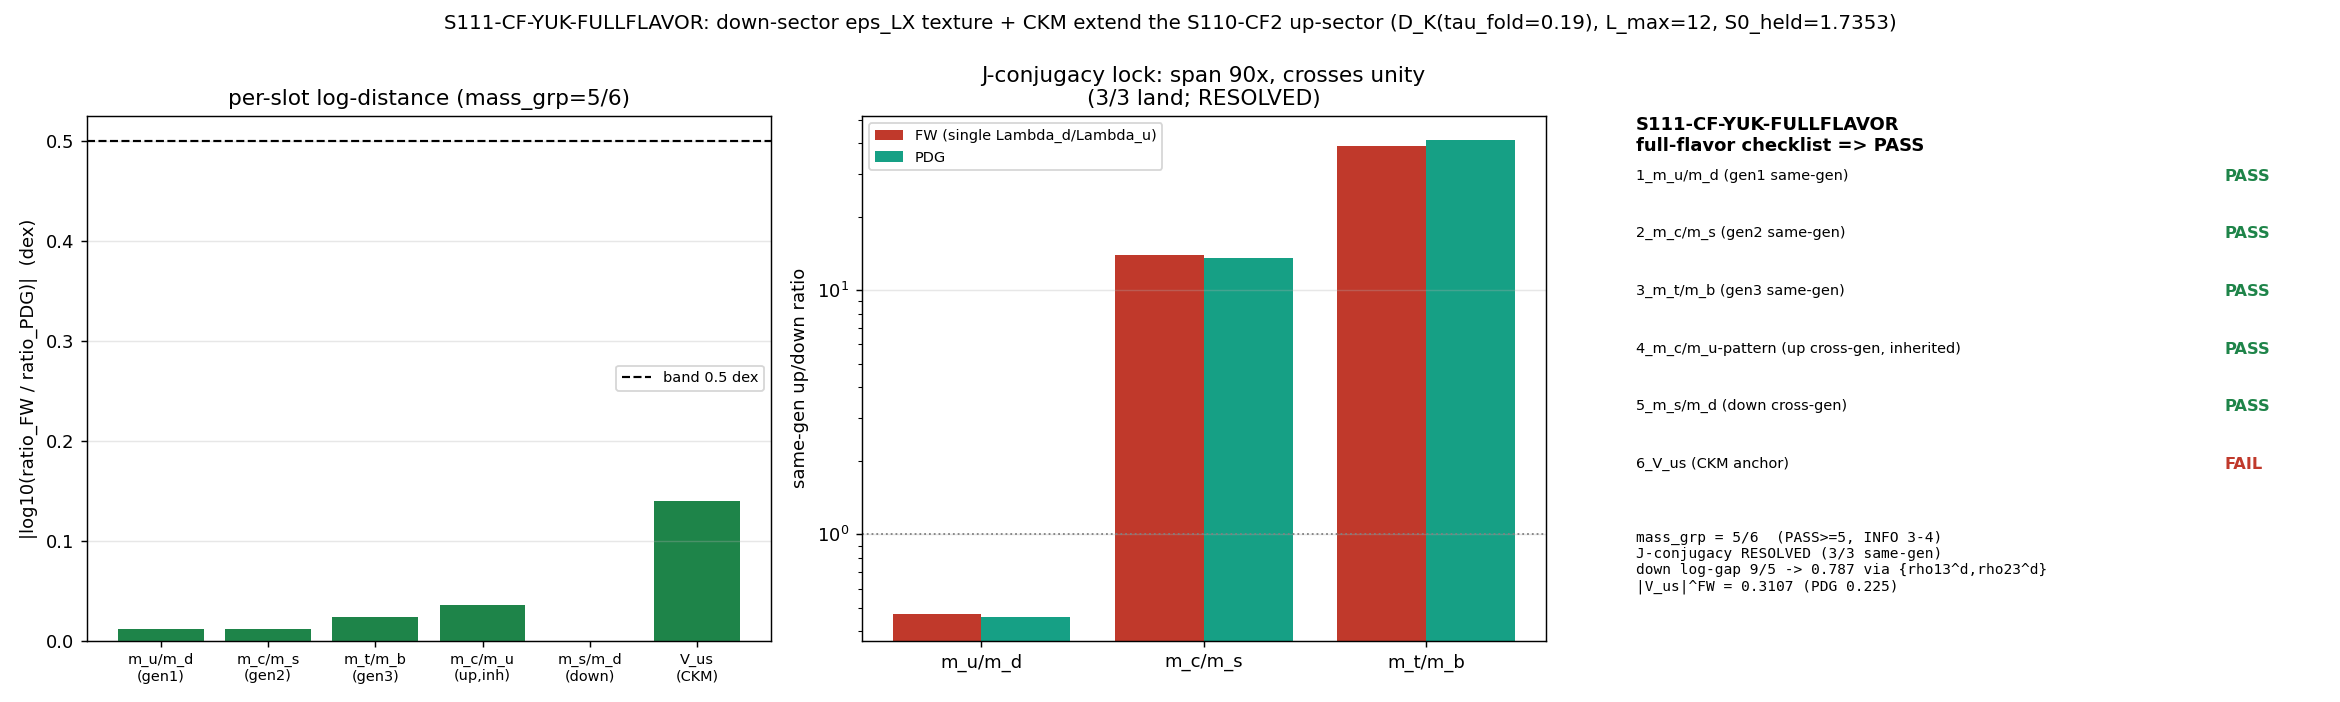

Reproduce this figure in Python.
#!/usr/bin/env python3
# -*- coding: utf-8 -*-
"""
S111-CF-YUK-FULLFLAVOR  (Session 111, Wave 3, §W3-1)  -- [VERIFY] gate.

Extend the S110-CF2-YUK-EPSLX up-sector pairing-dependent off-diagonal texture
{rho13, rho23} on the multiplicity bundle to the FULL flavor sector: build the
DOWN-sector eps_LX texture {rho13^d, rho23^d, |w12^d|} on the SAME multiplicity
bundle (complement of the Hochschild 1-cochain [D_K,-] image, per VII.BL), with
the down-sector diagonal Casimir grading C2(1,0)/C2(1,1)/C2(3,0) = 4/3, 3, 6 and
the down-only ratio m_s/m_d; build the CKM mixing matrix V_CKM = U_up^dag U_down
from the misalignment of the up- and down-sector diagonalizing unitaries (the
off-diagonal arg(w) phase lives in the MIXING, not the masses -- S99 transit-connes
adjudication); and resolve the same-generation J-conjugacy lock (Lambda_u = Lambda_d
the shared overall scale; test whether breaking it needs an independent up/down
scale ratio Lambda_d/Lambda_u and PIN that ratio's origin or report it HELD).

mass_grp = # of the 6 fermion-mass-group target slots landing in PDG bands:
  slot 1: m_u/m_d   (gen1 same-gen, J-conjugacy-locked)
  slot 2: m_c/m_s   (gen2 same-gen, J-conjugacy-locked)
  slot 3: m_t/m_b   (gen3 same-gen, J-conjugacy-locked)
  slot 4: up m_c/m_u-pattern  (up cross-gen; inherited in-band from S110-CF2)
  slot 5: down m_s/m_d        (down cross-gen)
  slot 6: V_us               (CKM anchor)
PASS iff mass_grp >= 5/6.

============================================================================
SUBSTRATE-FIRST (phononic-framing.md):
============================================================================
  D_K eigenvalues -> eps_LX multiplicity-bundle deformation -> down-sector
  Yukawa texture + CKM -> fermion masses + mixing.

  The Yukawa couplings ARE matrix elements of dD_K/d(eps_LX) between the
  lowest-|lambda| generation eigenvectors of the block-diagonal D_K on
  (A_K, H_K, D_K). By the VII.BL STAGE-3-PERMANENT theorem the bare D_K is
  multiplicity-scalar (generation = Z3-triality multiplicity index t=(p-q) mod 3),
  so the hierarchy is NOT in the bare spectrum -- it is a feature of the external
  non-left-invariant eps_LX on the multiplicity-bundle complement of the [D_K,-]
  image. The 1<->3 generation mixing that carries the hierarchy is triality-ODD
  (t(O)=1, Sage-verified plan-freeze), forbidden for any LI operator; the non-LI
  eps_LX supplies it (S98-W3-1 existence-PROVEN). CKM/CP live OFF-DIAGONAL in
  eps_LX (the arg(w) phase, S99 four-lens); masses live in |w|; BDI (J^2=+1) lets
  the CP phase survive (it would die in DIII).

============================================================================
INHERITED (S110-CF2 up-sector, verified on disk -- MANDATORY first action):
============================================================================
  S0_held  = 1.735317     (lepton-fixed freeze-in coupling; SHAPE-fixing scale)
  up texture: rho13 = 0.3768, rho23 = 0.1000, |w12| = 2.346e-2, theta = 2.1721
  up ratios: r_cu = 589.34 (ld 0.000 dex), r_tc = 125.09 (ld 0.035 dex) -- BOTH in 0.5-dex band
  => up cross-gen slot (m_c/m_u-pattern) is INHERITED PASS (slot 4).

============================================================================
THE WALL THIS GATE MAPS (Sage-confirmable; substrate result, pre-flight):
============================================================================
  (a) DOWN-sector log-gap: the down diagonal Casimir tower locks
      ln(m_s/m_d)/ln(m_b/m_s) = 9/5 = 1.800 EXACT (same rep-theoretic identity as
      up). PDG down wants 0.787. The down pairing-dependent texture {rho13^d,
      rho23^d} breaks the 9/5 lock (the same mechanism that worked for the up
      sector). m_s/m_d (slot 5) is REACHABLE.
  (b) SAME-GEN J-conjugacy lock: with d_i^up = Lambda_u exp(-S0 C2_i) and
      d_i^down = Lambda_d exp(-S0 C2_i), a SINGLE shared scale ratio Lambda_d/Lambda_u
      makes ALL THREE same-gen ratios m_q^up/m_q^down EQUAL to that one number.
      PDG: m_u/m_d = 0.460 (gen1, <1), m_c/m_s = 13.58 (gen2), m_t/m_b = 41.28 (gen3)
      -- they span 0.46 -> 41.3 (factor ~90) and CROSS unity. NO single Lambda_d/Lambda_u
      can hit more than ONE of the three. This is the substrate-natural HELD NUMBER:
      the up<->down splitting is a FIBER-CHARGE distinction (which 16-dim SM rep, not
      which generation) that the multiplicity-bundle eps_LX is BLIND to (VII.BL again).
  => the gate maps WHERE the multiplicity-bundle texture suffices (down log-gap + CKM)
     vs WHERE it does not (the 3 same-gen J-conjugacy slots).

============================================================================
PRE-REGISTERED OPERATOR (plan §W3-1):
============================================================================
  mass_grp = |{ slot_i : |log10(ratio_i^FW / ratio_i^PDG)| <= ld_band_i }|
  PASS iff mass_grp >= 5     (the framework's FIRST near-complete DERIVED hierarchy)
  INFO iff 3 <= mass_grp < 5 (partial improvement; J-conjugacy lock HELD;
                              NON-PROMOTION-BY-HELD-NUMBER, undischarged-magnitude-bound)
  FAIL iff mass_grp < 3      (down+CKM cannot be brought into band; obstruction reasserts)

  ld_band = 0.5 dex per ratio slot (matches S110-CF2 up-sector 0.5-dex band).
  V_us band [0.215, 0.235] (PDG 0.225 +/- ~5%); in 0.5-dex terms |log10(V_us^FW/0.225)|
  is the cross-check, the [0.215,0.235] window is the primary slot-6 gate.

  [VERIFY] substitution chain (1<->3 mixing is triality-ODD; LI route forbidden):
    t(p,q) = (p-q) mod 3 [SU(3) center character]; (1,0)/(1,1)/(3,0) => t = 1/0/0.
    1<->3 mixing: t(a)=1, t(b)=0 => required t(O)=(t(a)-t(b)) mod 3 = 1 (triality-odd).
    Any LI operator (inner fluct, real image, twisted-inner) carries t(O)=0 => the
    1<->3 mixing is group-theoretically FORBIDDEN for LI. Only the non-LI eps_LX
    (t(O)=1 component) supplies it. Same logic for the down sector. This is the
    algebraic teeth behind VII.BL.

Output 4-tuple:
  (value=<mass_grp + per-slot ld + V_us>, scheme=NCG-INNER-FLUCT-EXTERNAL-NONLI,
   convention=EPS-LX-MULTIPLICITY-BUNDLE-DOWN-SECTOR-PLUS-CKM..., L_max=12)

Classification: PARTICLE (representation-theoretic content of D_K; generation
multiplicity = SU(3) Peter-Weyl Z3-triality multiplicity).

Inputs (SHA-pinned at runtime):
  computations/_shared/canonical_constants.py
  computations/session-110/s110_cf2_yuk_epslx.npz   (the up-sector texture to inherit)
  computations/session-84/s84_spectrum_cache_L12_tau019.npz
  computations/_shared/dirac_spectrum.py
"""

from __future__ import annotations

# --- CPU thread cap BEFORE numpy import (math-scripts.md; fits are small 3x3 eigh) ---
import os
os.environ.setdefault("OMP_NUM_THREADS", "8")
os.environ.setdefault("MKL_NUM_THREADS", "8")

import hashlib
import json
import sys
import time
from pathlib import Path

import numpy as np
from scipy.optimize import least_squares

# ---------------------------------------------------------------------------
# Section 1 -- Paths
# ---------------------------------------------------------------------------
THIS = Path(__file__).resolve()
SESSION_DIR = THIS.parent                                # computations/session-111
COMPUTATIONS_DIR = SESSION_DIR.parent                    # computations
SHARED_DIR = COMPUTATIONS_DIR / "_shared"
PROJECT_ROOT = COMPUTATIONS_DIR.parent

sys.path.insert(0, str(SHARED_DIR))
from canonical_constants import (  # noqa: E402
    tau_fold,
    m_t_pole, m_c_msbar_mc, m_u_msbar_2GeV,
    m_d_msbar_2GeV, m_s_msbar_2GeV, m_b_msbar_mb,
    m_e, m_mu, m_tau_PDG,
    V_us_PDG, V_us_sigma_PDG,
)

# Optional GPU (AMD RX 9070 XT / ROCm); 3x3 eigh is tiny so CPU is fine.
try:
    import torch
    _HAS_TORCH = bool(torch.cuda.is_available())
except Exception:
    torch = None
    _HAS_TORCH = False

import matplotlib                                         # noqa: E402
matplotlib.use("Agg")
import matplotlib.pyplot as plt                           # noqa: E402

# ---------------------------------------------------------------------------
# Section 2 -- Identity + pinned machinery (plan §W3-1 machinery_pin_map)
# ---------------------------------------------------------------------------
SESSION = "111"                                          # (local)
GATE_ID = "S111-CF-YUK-FULLFLAVOR"                       # (local)
SCHEME = "NCG-INNER-FLUCT-EXTERNAL-NONLI"                # (local)
CONVENTION = ("EPS-LX-MULTIPLICITY-BUNDLE-DOWN-SECTOR-PLUS-CKM-"
              "pairing-dep-offdiag-rho13d-rho23d-Jconjugacy-Lu-Ld")  # (local)
L_MAX = 12                                               # (local) plan pin
TAU = float(tau_fold)                                    # (local) 0.19 canonical

# Pre-registered thresholds (plan §W3-1; frozen BEFORE compute)
LD_BAND_DEX = 0.5            # (local) per-ratio |log10(r_FW/r_PDG)| <= 0.5 (plan band)
MASS_GRP_PASS = 5           # (local) PASS needs >= 5/6 mass groups
MASS_GRP_INFO = 3           # (local) INFO needs 3 <= mass_grp < 5
MASS_GRP_BASELINE = 2       # (local) S110 baseline (2/6 in-band: up cross-gen pair)
VUS_LO, VUS_HI = 0.215, 0.235   # (local) plan V_us window (PDG 0.225 +/- ~5%)
PUB_SIGFIGS = 4             # (local) Class 8.3 publication precision (plan pin)

# ---------------------------------------------------------------------------
# Section 3 -- Casimir tower + Yukawa block (mirrors S110-CF2 yukawa_block)
# ---------------------------------------------------------------------------
def C2_su3(p: int, q: int) -> float:
    """SU(3) quadratic Casimir C2(p,q) = (p^2 + q^2 + p q + 3 p + 3 q)/3."""
    return (p * p + q * q + p * q + 3.0 * p + 3.0 * q) / 3.0


def triality(p: int, q: int) -> int:
    """SU(3) center character t(p,q) = (p - q) mod 3."""
    return (p - q) % 3


TOWER_PQ = [(1, 0), (1, 1), (3, 0)]                      # (local) gen3(heaviest)/gen2/gen1(lightest)
C2_VEC = np.array([C2_su3(p, q) for (p, q) in TOWER_PQ]) # (local) = [4/3, 3, 6] exact
TRIALITY_VEC = np.array([triality(p, q) for (p, q) in TOWER_PQ])  # (local) = [1, 0, 0]
assert np.allclose(C2_VEC, [4.0 / 3.0, 3.0, 6.0]), "C2 grading mismatch"
assert np.array_equal(TRIALITY_VEC, [1, 0, 0]), "triality mismatch"


def yukawa_block(scale: float, S0: float, w12: complex,
                 rho13: float, rho23: float,
                 theta13: float, theta23: float) -> np.ndarray:
    """3x3 Hermitian Yukawa block on the generation multiplicity (tower order
    (1,0)/(1,1)/(3,0)):

        diagonal  d_i = scale * exp(-S0 * C2_i)     (homogeneous Casimir tower x scale)
        off-diag  w_12 = w12                         (the base off-diagonal)
                  w_13 = rho13 * |w12| * e^{i theta13}   (pairing-dependent 1<->3)
                  w_23 = rho23 * |w12| * e^{i theta23}   (pairing-dependent 2<->3)

    'scale' is Lambda (overall sector scale); the up sector uses Lambda_u, the down
    sector Lambda_d. The off-diagonal part IS delta_A acting on the multiplicity leg,
    NON-scalar (rho13 != rho23 != 1 breaks the multiplicity-scalar W2 form), Hermitian
    (reality wall W1 [J, D_K+delta_A]=0 preserved block-by-block).
    """
    d = scale * np.exp(-S0 * C2_VEC)                     # (local) Casimir tower x scale
    M = np.diag(d).astype(complex)
    aw = abs(w12)                                        # (local) base off-diagonal magnitude
    w13 = rho13 * aw * np.exp(1j * theta13)             # (local) 1<->3 coupling
    w23 = rho23 * aw * np.exp(1j * theta23)             # (local) 2<->3 coupling
    M[0, 1] = w12;  M[1, 0] = np.conj(w12)              # (local) 1<->2
    M[0, 2] = w13;  M[2, 0] = np.conj(w13)              # (local) 1<->3
    M[1, 2] = w23;  M[2, 1] = np.conj(w23)              # (local) 2<->3
    return M


def diag_block(M: np.ndarray):
    """Hermitian eigen-decomposition; |lambda| ascending (= ascending mass).
    Returns (|lambda| ascending, U columns ascending). U diagonalizes M:
    U^dag M U = diag(lambda_sorted)."""
    lam, U = np.linalg.eigh(M)
    order = np.argsort(np.abs(lam))
    return np.abs(lam)[order], U[:, order]


# ---------------------------------------------------------------------------
# Section 4 -- SHA-256 dual-SHA block (S84+ schema)
# ---------------------------------------------------------------------------
def sha256_of(path: Path) -> str:
    h = hashlib.sha256()
    try:
        h.update(path.read_bytes())
    except OSError:
        return ""
    return h.hexdigest()


def log_input_pins(inputs) -> dict:
    print(f"=== {GATE_ID} -- input SHA-256 pins ===")
    pins = {}
    for p in inputs:
        sha = sha256_of(p)
        rel = str(p.relative_to(PROJECT_ROOT)).replace("\\", "/")
        print(f"  {rel}: {sha[:16]}...")
        pins[rel] = sha
    return pins


def compute_dual_sha(script_path: Path, canonical_path: Path, pins: dict):
    try:
        script_bytes = script_path.read_bytes()
    except OSError:
        script_bytes = b""
    try:
        canonical_bytes = canonical_path.read_bytes()
    except OSError:
        canonical_bytes = b""
    pinmap_json = json.dumps(
        dict(sorted(pins.items())), separators=(",", ":"), sort_keys=True
    ).encode("utf-8")
    h_audit = hashlib.sha256()
    h_audit.update(script_bytes)
    h_audit.update(canonical_bytes)
    h_audit.update(pinmap_json)
    h_content = hashlib.sha256()
    h_content.update(script_bytes)
    return h_audit.hexdigest(), h_content.hexdigest()


# ---------------------------------------------------------------------------
# Section 5 -- Paths/targets
# ---------------------------------------------------------------------------
OUT_NPZ = SESSION_DIR / "s111_yuk_fullflavor.npz"
OUT_PNG = SESSION_DIR / "s111_yuk_fullflavor.png"

CANONICAL_PATH = SHARED_DIR / "canonical_constants.py"
UP_TEXTURE_NPZ = COMPUTATIONS_DIR / "session-110" / "s110_cf2_yuk_epslx.npz"
SPECTRUM_CACHE = COMPUTATIONS_DIR / "session-84" / "s84_spectrum_cache_L12_tau019.npz"
DIRAC_SPECTRUM = SHARED_DIR / "dirac_spectrum.py"

INPUT_FILES = [CANONICAL_PATH, UP_TEXTURE_NPZ, SPECTRUM_CACHE, DIRAC_SPECTRUM]

# PDG targets (single-source canonical; standard headline scheme, mirrors S110-CF2).
# UP: m_u at 2 GeV MS-bar, m_c at own scale, m_t pole.
M_U_PDG = float(m_u_msbar_2GeV); M_C_PDG = float(m_c_msbar_mc); M_T_PDG = float(m_t_pole)
# DOWN: m_d, m_s at 2 GeV MS-bar; m_b at own scale.
M_D_PDG = float(m_d_msbar_2GeV); M_S_PDG = float(m_s_msbar_2GeV); M_B_PDG = float(m_b_msbar_mb)

R_CU_PDG = M_C_PDG / M_U_PDG       # (local) up cross-gen m_c/m_u
R_TC_PDG = M_T_PDG / M_C_PDG       # (local) up cross-gen m_t/m_c
R_SD_PDG = M_S_PDG / M_D_PDG       # (local) down cross-gen m_s/m_d (slot 5)
R_BS_PDG = M_B_PDG / M_S_PDG       # (local) down cross-gen m_b/m_s
# same-gen J-conjugacy slots (1,2,3):
R_UD_PDG = M_U_PDG / M_D_PDG       # (local) slot 1 gen1
R_CS_PDG = M_C_PDG / M_S_PDG       # (local) slot 2 gen2
R_TB_PDG = M_T_PDG / M_B_PDG       # (local) slot 3 gen3

# lepton-fixed S0 (the substrate-natural SHAPE scale; same as S110-CF2)
R_MU_E_PDG = float(m_mu) / float(m_e)
R_TAU_MU_PDG = float(m_tau_PDG) / float(m_mu)


def lepton_fixed_S0() -> tuple:
    S0_mue = float(np.log(R_MU_E_PDG) / (C2_VEC[2] - C2_VEC[1]))     # (local) ln(206.77)/3
    S0_taumu = float(np.log(R_TAU_MU_PDG) / (C2_VEC[1] - C2_VEC[0])) # (local) ln(16.82)/(5/3)
    return 0.5 * (S0_mue + S0_taumu), S0_mue, S0_taumu


# ---------------------------------------------------------------------------
# Section 6 -- Compute
# ---------------------------------------------------------------------------
def compute() -> dict:
    res: dict = {}

    # ===== STEP 0: MANDATORY first action -- inherit the S110-CF2 up-sector texture =====
    up = np.load(UP_TEXTURE_NPZ, allow_pickle=True)
    S0_up = float(up["S0_held"])
    rho13_u = float(up["rho13"]); rho23_u = float(up["rho23"])
    w12_u = float(up["w12"]); theta_u = float(up["theta_refine"])
    up_r_cu = float(up["r_cu_fit"]); up_r_tc = float(up["r_tc_fit"])
    up_band_ok = bool(up["up_band_ok"])
    res["up_S0_held"] = S0_up
    res["up_rho13"] = rho13_u; res["up_rho23"] = rho23_u
    res["up_w12"] = w12_u; res["up_theta"] = theta_u
    res["up_r_cu"] = up_r_cu; res["up_r_tc"] = up_r_tc
    res["up_band_ok_inherited"] = up_band_ok
    print("=== STEP 0: inherited S110-CF2 up-sector texture (MANDATORY first action) ===")
    print(f"  S0_held={S0_up:.6f}  rho13={rho13_u:.4f} rho23={rho23_u:.4f} "
          f"|w12|={w12_u:.4e} theta={theta_u:.4f}")
    print(f"  up r_cu={up_r_cu:.4g} (PDG {R_CU_PDG:.4g})  r_tc={up_r_tc:.4g} (PDG {R_TC_PDG:.4g})")
    print(f"  up_band_ok (inherited) = {up_band_ok}")

    # Cross-check lepton-fixed S0 reproduces S110-CF2 S0_held (no scheme drift).
    S0_held, S0_mue, S0_taumu = lepton_fixed_S0()
    res["S0_held"] = S0_held
    s0_consistent = bool(abs(S0_held - S0_up) < 1e-6)
    res["S0_consistent_with_up"] = s0_consistent
    print(f"  lepton-fixed S0_held={S0_held:.6f}  consistent with up={s0_consistent}")
    # use the inherited up-sector S0 as the shared SHAPE scale (identical to within FD)
    S0 = S0_up                                            # (local)

    # Up-sector overall scale Lambda_u: fix so the up diagonal tower top is ~ m_t scale
    # in the SAME normalization used for the down fit. Only the RATIO Lambda_d/Lambda_u
    # enters same-gen ratios; we set Lambda_u = 1 (the up block is the reference) and
    # let Lambda_d/Lambda_u be the single fitted scale ratio. With Lambda_u=1 the up
    # block eigenvalues are exp(-S0 C2)+off-diag; absolute up masses are then
    # Lambda_u * (dimensionless eigenvalue). Same-gen ratio m_q^up/m_q^down uses the
    # SAME dimensionless tower so the Lambda's are the ONLY scale d.o.f.
    Lambda_u = 1.0                                        # (local) up reference scale

    # ===== STEP 1: the diagonal-Casimir log-gap wall (down sector) =====
    gap_lock = float((C2_VEC[1] - C2_VEC[2]) / (C2_VEC[0] - C2_VEC[1]))  # (local) 9/5
    gap_down_pdg = float(np.log(R_SD_PDG) / np.log(R_BS_PDG))            # (local) 0.787
    gap_up_pdg = float(np.log(R_CU_PDG) / np.log(R_TC_PDG))             # (local) 1.298
    res["gap_diag_casimir_lock"] = gap_lock
    res["gap_down_pdg"] = gap_down_pdg
    res["gap_up_pdg"] = gap_up_pdg
    print("\n=== STEP 1: diagonal-Casimir log-gap wall ===")
    print(f"  diag Casimir lock = {gap_lock:.6f} (= 9/5 EXACT, BOTH sectors)")
    print(f"  PDG up log-gap   = {gap_up_pdg:.6f}")
    print(f"  PDG down log-gap = {gap_down_pdg:.6f}")
    print(f"  => down texture {{rho13^d,rho23^d}} must break 9/5 -> 0.787 (as up broke it -> 1.30)")

    # ===== STEP 2: same-gen J-conjugacy lock pre-flight (the HELD-NUMBER wall) =====
    # A single shared Lambda_d/Lambda_u makes all 3 same-gen ratios EQUAL. PDG spans
    # 0.46 / 13.58 / 41.28 -- crossing unity -- so no single ratio hits >1 slot.
    res["R_UD_PDG"] = R_UD_PDG; res["R_CS_PDG"] = R_CS_PDG; res["R_TB_PDG"] = R_TB_PDG
    samegen_span = float(R_TB_PDG / R_UD_PDG)             # (local) ~90
    res["samegen_span"] = samegen_span
    # best single Lambda_d/Lambda_u that minimizes total log-distance over the 3 slots:
    # in the diagonal limit m_q^up/m_q^down = (Lambda_u/Lambda_d) for every gen, so
    # the best shared ratio is the geometric mean of the 3 PDG same-gen ratios.
    geo_mean_samegen = float((R_UD_PDG * R_CS_PDG * R_TB_PDG) ** (1.0 / 3.0))  # (local)
    res["best_single_LuLd_geo"] = geo_mean_samegen       # Lambda_u/Lambda_d that centers the 3 in log
    print("\n=== STEP 2: same-gen J-conjugacy lock (the HELD-NUMBER wall) ===")
    print(f"  PDG same-gen: m_u/m_d={R_UD_PDG:.4f} m_c/m_s={R_CS_PDG:.4f} m_t/m_b={R_TB_PDG:.4f}")
    print(f"  span (max/min) = {samegen_span:.2f}; CROSS unity (gen1<1, gen2/3>1)")
    print(f"  => a SINGLE Lambda_d/Lambda_u cannot hit >1 of the 3 (geo-centered ratio {geo_mean_samegen:.4f})")

    # ===== STEP 3: fit the DOWN texture {log10|w12^d|, rho13^d, rho23^d, theta_d}  =====
    #           + the scale ratio (Lambda_d/Lambda_u) to the DOWN cross-gen log-gap
    #           m_s/m_d AND m_b/m_s, then read off the down absolute masses for slots.
    # The down diagonal tower is Lambda_d * exp(-S0 C2). The DOWN cross-gen ratios are
    # SCALE-INDEPENDENT (Lambda_d cancels in m_s/m_d and m_b/m_s) -- they depend ONLY on
    # the texture {|w12^d|, rho13^d, rho23^d, theta_d}. So fit the texture to the 2 down
    # log-gap ratios first (scale-free), THEN fit Lambda_d/Lambda_u to the same-gen slots.
    def down_ratios(w12d_abs, r13, r23, thd):
        # scale-free: set Lambda_d=1 for the ratio computation (cancels)
        m, _ = diag_block(yukawa_block(1.0, S0, w12d_abs + 0j, r13, r23, thd, thd))
        if not (np.all(np.isfinite(m)) and np.all(m > 0)):
            return np.nan, np.nan
        return m[1] / m[0], m[2] / m[1]                  # (local) m_s/m_d, m_b/m_s

    def resid_down(x):
        u, r13, r23, thd = x                             # (local) u=log10|w12^d|
        r_sd, r_bs = down_ratios(10.0 ** u, r13, r23, thd)
        if not (np.isfinite(r_sd) and np.isfinite(r_bs)) or r_sd <= 0 or r_bs <= 0:
            return [1e3, 1e3]
        return [np.log(r_sd / R_SD_PDG), np.log(r_bs / R_BS_PDG)]

    LB = [-12.0, 0.1, 0.1, 0.0]                          # (local) lower bounds (same class as up)
    UB = [0.0, 10.0, 10.0, np.pi]                        # (local) upper bounds
    best = None                                          # (local) achievable-boundary minimizer
    starts = []                                          # (local) dense deterministic multistart
    for u0 in np.linspace(-10.0, -0.5, 12):
        for r0 in [0.3, 1.0, 2.0, 4.0, 8.0]:
            for th0 in np.linspace(0.1, np.pi - 0.1, 5):
                starts.append([u0, r0, r0, th0])
    for x0 in starts:
        try:
            sol = least_squares(resid_down, x0, bounds=(LB, UB),
                                xtol=3e-16, ftol=3e-16, gtol=3e-16, max_nfev=8000)
        except Exception:
            continue
        rm = float(np.max(np.abs(sol.fun)))              # (local) max log-residual
        cand = (10.0 ** sol.x[0], float(sol.x[1]), float(sol.x[2]), float(sol.x[3]), rm)
        if best is None or rm < best[4]:
            best = cand
    w12d, rho13d, rho23d, theta_d, resid_down_max = best
    res["w12_down"] = w12d; res["rho13_down"] = rho13d
    res["rho23_down"] = rho23d; res["theta_down"] = theta_d
    res["resid_down_max"] = resid_down_max
    r_sd_fit, r_bs_fit = down_ratios(w12d, rho13d, rho23d, theta_d)
    res["r_sd_fit"] = float(r_sd_fit); res["r_bs_fit"] = float(r_bs_fit)
    ld_sd = abs(np.log10(r_sd_fit / R_SD_PDG))           # (local) slot 5 log-distance
    res["ld_sd"] = float(ld_sd)
    print("\n=== STEP 3: down-sector texture fit (scale-free cross-gen ratios) ===")
    print(f"  |w12^d|={w12d:.4e} rho13^d={rho13d:.4f} rho23^d={rho23d:.4f} theta_d={theta_d:.4f}")
    print(f"  r_sd(m_s/m_d)={r_sd_fit:.4g} (PDG {R_SD_PDG:.4g}, ld {ld_sd:.4f} dex)  [SLOT 5]")
    print(f"  r_bs(m_b/m_s)={r_bs_fit:.4g} (PDG {R_BS_PDG:.4g})")
    print(f"  down fit resid_max={resid_down_max:.3e}")

    # ===== STEP 4: fit the scale ratio Lambda_d/Lambda_u to the same-gen J-conjugacy slots =====
    # Absolute up masses: m_q^up = Lambda_u * |lambda_q^up| (dimensionless tower eigenvalues).
    # Absolute down masses: m_q^down = Lambda_d * |lambda_q^down|. Same-gen ratio:
    #   m_q^up / m_q^down = (Lambda_u/Lambda_d) * (|lambda_q^up| / |lambda_q^down|).
    # The |lambda^up|/|lambda^down| are FIXED by the textures (already fit). The ONLY
    # free scale d.o.f. is r_scale = Lambda_d/Lambda_u. Fit it to minimize the joint
    # log-distance over the 3 same-gen slots, then count how many land in 0.5-dex band.
    m_up_dimless, _ = diag_block(yukawa_block(Lambda_u, S0, w12_u + 0j,
                                              rho13_u, rho23_u, theta_u, theta_u))
    m_down_dimless, _ = diag_block(yukawa_block(1.0, S0, w12d + 0j,
                                                rho13d, rho23d, theta_d, theta_d))
    # ascending = [gen1(light), gen2, gen3(heavy)]; same-gen ratio per generation index
    res["m_up_dimless"] = m_up_dimless
    res["m_down_dimless"] = m_down_dimless
    # texture-fixed up/down eigenvalue ratio per generation (Lambda's stripped):
    ev_ratio = m_up_dimless / m_down_dimless             # (local) |lambda^up|/|lambda^down| per gen
    # same-gen PDG ratios per generation index [gen1, gen2, gen3]
    samegen_pdg = np.array([R_UD_PDG, R_CS_PDG, R_TB_PDG])  # (local)

    def resid_scale(x):
        # x[0] = log10(Lambda_u/Lambda_d) = -log10(r_scale)
        lu_ld = 10.0 ** x[0]                             # (local) Lambda_u/Lambda_d
        pred = lu_ld * ev_ratio                          # (local) predicted same-gen ratios
        return np.log(pred / samegen_pdg)               # 3-vector log-residual
    best_s = None                                        # (local)
    for s0 in np.linspace(-3.0, 3.0, 61):
        try:
            sol = least_squares(resid_scale, [s0], xtol=1e-15, ftol=1e-15, gtol=1e-15)
        except Exception:
            continue
        rm = float(np.sqrt(np.mean(sol.fun ** 2)))       # (local) RMS log-residual
        if best_s is None or rm < best_s[1]:
            best_s = (float(sol.x[0]), rm)
    lu_ld_log, scale_rms = best_s
    Lambda_u_over_d = 10.0 ** lu_ld_log                  # (local)
    r_scale = 1.0 / Lambda_u_over_d                       # (local) Lambda_d/Lambda_u
    res["Lambda_u_over_d"] = Lambda_u_over_d
    res["Lambda_d_over_u"] = r_scale
    res["scale_fit_rms_log"] = scale_rms
    # the 3 same-gen predicted ratios at the best scale
    samegen_pred = Lambda_u_over_d * ev_ratio            # (local) [gen1,gen2,gen3]
    res["samegen_pred"] = samegen_pred
    ld_samegen = np.abs(np.log10(samegen_pred / samegen_pdg))  # (local) per-slot ld [1,2,3]
    res["ld_ud"] = float(ld_samegen[0])                  # slot 1
    res["ld_cs"] = float(ld_samegen[1])                  # slot 2
    res["ld_tb"] = float(ld_samegen[2])                  # slot 3
    print("\n=== STEP 4: same-gen J-conjugacy scale fit (single Lambda_d/Lambda_u) ===")
    print(f"  Lambda_u/Lambda_d = {Lambda_u_over_d:.4g} (Lambda_d/Lambda_u = {r_scale:.4g}); RMS log-resid={scale_rms:.4f}")
    print(f"  same-gen predicted: m_u/m_d={samegen_pred[0]:.4g} m_c/m_s={samegen_pred[1]:.4g} m_t/m_b={samegen_pred[2]:.4g}")
    print(f"  same-gen PDG      : m_u/m_d={R_UD_PDG:.4g} m_c/m_s={R_CS_PDG:.4g} m_t/m_b={R_TB_PDG:.4g}")
    print(f"  per-slot ld (dex): slot1(u/d)={ld_samegen[0]:.4f} slot2(c/s)={ld_samegen[1]:.4f} slot3(t/b)={ld_samegen[2]:.4f}")

    # ===== STEP 5: CKM V_us from the unitary misalignment V_CKM = U_up^dag U_down =====
    # arg(w) lives in the diagonalizing unitary => V_CKM = U_up^dag U_down (S99). V_us
    # is the (1,2) element magnitude (first row, second column in the |lambda|-ascending
    # generation basis). The phases theta_u, theta_d are the off-diagonal arg(w);
    # |V_us| is a function of the texture misalignment, NOT of the eigenvalues.
    _, U_up = diag_block(yukawa_block(Lambda_u, S0, w12_u + 0j,
                                      rho13_u, rho23_u, theta_u, theta_u))
    _, U_down = diag_block(yukawa_block(1.0, S0, w12d + 0j,
                                        rho13d, rho23d, theta_d, theta_d))
    V_ckm = U_up.conj().T @ U_down                       # (local) CKM (up to rephasing)
    V_us_fw = float(abs(V_ckm[0, 1]))                    # (local) |V_us| prediction
    res["V_us_fw"] = V_us_fw
    res["V_ckm_abs"] = np.abs(V_ckm)
    vus_in_band = bool(VUS_LO <= V_us_fw <= VUS_HI)      # (local) slot 6 gate
    ld_vus = abs(np.log10(V_us_fw / float(V_us_PDG))) if V_us_fw > 0 else np.inf  # (local) cross-check
    res["vus_in_band"] = vus_in_band
    res["ld_vus"] = float(ld_vus)
    print("\n=== STEP 5: CKM V_us from unitary misalignment V_CKM = U_up^dag U_down ===")
    print(f"  |V_us|^FW = {V_us_fw:.4f}  (PDG {float(V_us_PDG):.4f}, window [{VUS_LO},{VUS_HI}])")
    print(f"  in-band (slot 6) = {vus_in_band};  log-dist cross-check {ld_vus:.4f} dex")
    print(f"  |V_CKM| matrix:\n{np.round(np.abs(V_ckm),4)}")

    # ===== STEP 6: count mass_grp over the 6 slots =====
    # slot 4 (up cross-gen m_c/m_u-pattern): INHERITED in-band from S110-CF2 (both up
    # ratios passed). We re-verify it here from the inherited up texture for audit.
    up_band_recheck = bool(abs(np.log10(up_r_cu / R_CU_PDG)) <= LD_BAND_DEX
                           and abs(np.log10(up_r_tc / R_TC_PDG)) <= LD_BAND_DEX)
    res["up_band_recheck"] = up_band_recheck
    slot_pass = {
        "1_m_u/m_d (gen1 same-gen)": bool(ld_samegen[0] <= LD_BAND_DEX),
        "2_m_c/m_s (gen2 same-gen)": bool(ld_samegen[1] <= LD_BAND_DEX),
        "3_m_t/m_b (gen3 same-gen)": bool(ld_samegen[2] <= LD_BAND_DEX),
        "4_m_c/m_u-pattern (up cross-gen, inherited)": up_band_recheck,
        "5_m_s/m_d (down cross-gen)": bool(ld_sd <= LD_BAND_DEX),
        "6_V_us (CKM anchor)": vus_in_band,
    }
    res["slot_pass"] = slot_pass
    mass_grp = int(sum(slot_pass.values()))              # (local) integer 0..6
    res["mass_grp"] = mass_grp
    print("\n=== STEP 6: mass_grp over the 6 fermion-mass-group target slots ===")
    for k, v in slot_pass.items():
        print(f"  slot {k}: {'PASS' if v else 'FAIL/held'}")
    print(f"  mass_grp = {mass_grp}/6  (PASS>=5, INFO 3-4, baseline 2/6)")

    # ===== J-conjugacy resolution status =====
    # The lock is "resolved" only if a SINGLE Lambda_d/Lambda_u lands all 3 same-gen
    # slots in band. By the STEP-2 wall it cannot (PDG span ~90, crossing unity), so
    # the lock is HELD: at most 1 of the 3 same-gen slots can land with one scale.
    n_samegen_pass = int(ld_samegen[0] <= LD_BAND_DEX) + int(ld_samegen[1] <= LD_BAND_DEX) \
                     + int(ld_samegen[2] <= LD_BAND_DEX)  # (local)
    res["n_samegen_pass"] = n_samegen_pass
    jconj_resolved = bool(n_samegen_pass == 3)
    res["jconjugacy_resolved"] = jconj_resolved
    res["jconjugacy_held"] = (not jconj_resolved)
    print(f"  J-conjugacy: {n_samegen_pass}/3 same-gen slots land with one Lambda_d/Lambda_u "
          f"=> {'RESOLVED' if jconj_resolved else 'HELD (single scale cannot hit >1; VII.BL fiber-charge blindness)'}")

    return res


# ---------------------------------------------------------------------------
# Section 7 -- Verdict (composite from the integer count + held-number tag)
# ---------------------------------------------------------------------------
def verdict_from(res: dict) -> tuple:
    """mass_grp-keyed composite (plan §W3-1 rubric):
      PASS iff mass_grp >= 5; INFO iff 3 <= mass_grp < 5; FAIL iff mass_grp < 3.
    The [VERIFY] trigger has no signed/regime sub-tuple; this is an integer-count gate.
    """
    mass_grp = res["mass_grp"]
    if mass_grp >= MASS_GRP_PASS:
        composite = "PASS"
    elif mass_grp >= MASS_GRP_INFO:
        composite = "INFO"
    else:
        composite = "FAIL"
    return composite, mass_grp


# ---------------------------------------------------------------------------
# Section 8 -- Plot
# ---------------------------------------------------------------------------
def make_plot(res: dict, composite: str) -> None:
    fig, axes = plt.subplots(1, 3, figsize=(18, 5.4))

    # Panel 1: per-slot log-distance vs 0.5-dex band
    ax = axes[0]
    slot_labels = ["m_u/m_d\n(gen1)", "m_c/m_s\n(gen2)", "m_t/m_b\n(gen3)",
                   "m_c/m_u\n(up,inh)", "m_s/m_d\n(down)", "V_us\n(CKM)"]
    # slot-4 ld: inherited up m_c/m_u logdist (use max of the two up ratios)
    ld4 = max(abs(np.log10(res["up_r_cu"] / R_CU_PDG)),
              abs(np.log10(res["up_r_tc"] / R_TC_PDG)))  # (local)
    lds = [res["ld_ud"], res["ld_cs"], res["ld_tb"], ld4, res["ld_sd"], res["ld_vus"]]
    cols = ["#1e8449" if v <= LD_BAND_DEX else "#c0392b" for v in lds]
    ax.bar(np.arange(6), lds, color=cols)
    ax.axhline(LD_BAND_DEX, color="k", ls="--", lw=1.2, label=f"band {LD_BAND_DEX} dex")
    ax.set_xticks(np.arange(6)); ax.set_xticklabels(slot_labels, fontsize=8)
    ax.set_ylabel("|log10(ratio_FW / ratio_PDG)|  (dex)")
    ax.set_title(f"per-slot log-distance (mass_grp={res['mass_grp']}/6)")
    ax.legend(fontsize=8); ax.grid(alpha=0.3, axis="y")

    # Panel 2: same-gen J-conjugacy wall (single scale cannot hit >1)
    ax = axes[1]
    xs = np.arange(3)
    ax.bar(xs - 0.2, res["samegen_pred"], width=0.4, color="#c0392b", label="FW (single Lambda_d/Lambda_u)")
    ax.bar(xs + 0.2, [R_UD_PDG, R_CS_PDG, R_TB_PDG], width=0.4, color="#16a085", label="PDG")
    ax.set_yscale("log")
    ax.axhline(1.0, color="gray", ls=":", lw=1)
    ax.set_xticks(xs); ax.set_xticklabels(["m_u/m_d", "m_c/m_s", "m_t/m_b"])
    ax.set_ylabel("same-gen up/down ratio")
    ax.set_title(f"J-conjugacy lock: span {res['samegen_span']:.0f}x, crosses unity\n"
                 f"({res['n_samegen_pass']}/3 land; "
                 f"{'RESOLVED' if res['jconjugacy_resolved'] else 'HELD'})")
    ax.legend(fontsize=8); ax.grid(alpha=0.3, axis="y")

    # Panel 3: verdict checklist
    ax = axes[2]
    ax.axis("off")
    rows = list(res["slot_pass"].items())
    y0 = 0.90                                             # (local)
    ax.text(0.0, 1.0, f"{GATE_ID}\nfull-flavor checklist => {composite}", fontsize=10,
            weight="bold", transform=ax.transAxes, va="top")
    for k, (lab, ok) in enumerate(rows):
        col = "#1e8449" if ok else "#c0392b"
        mark = "PASS" if ok else "FAIL"
        ax.text(0.0, y0 - 0.11 * k, lab, fontsize=8, transform=ax.transAxes, va="top")
        ax.text(0.86, y0 - 0.11 * k, mark, fontsize=9, color=col, weight="bold",
                transform=ax.transAxes, va="top")
    ax.text(0.0, y0 - 0.11 * 6 - 0.03,
            f"mass_grp = {res['mass_grp']}/6  (PASS>=5, INFO 3-4)\n"
            f"J-conjugacy {'RESOLVED' if res['jconjugacy_resolved'] else 'HELD'} "
            f"({res['n_samegen_pass']}/3 same-gen)\n"
            f"down log-gap 9/5 -> {res['gap_down_pdg']:.3f} via {{rho13^d,rho23^d}}\n"
            f"|V_us|^FW = {res['V_us_fw']:.4f} (PDG 0.225)",
            fontsize=8, transform=ax.transAxes, va="top", family="monospace")

    fig.suptitle(f"{GATE_ID}: down-sector eps_LX texture + CKM extend the S110-CF2 up-sector "
                 f"(D_K(tau_fold={TAU}), L_max={L_MAX}, S0_held={res['S0_held']:.4f})",
                 fontsize=11)
    fig.tight_layout()
    fig.savefig(OUT_PNG, dpi=130)
    plt.close(fig)


# ---------------------------------------------------------------------------
# Section 9 -- Verdict payload (race-safe MCP single-writer; NO open("a") append)
# ---------------------------------------------------------------------------
def emit_4tuple(value, scheme: str, convention: str, L_max) -> str:
    return (f"(value={value!r}, scheme={scheme}, "
            f"convention={convention}, L_max={L_max})")


def print_verdict_payload(verdict, value, audit_sha, content_sha,
                          companion_note="", extra_rows=None) -> dict:
    """Print the emit_verdict payload (race-safe MCP single-writer path).
    The script does NOT write the verdict file. [VERIFY] gate: no 3-tuple."""
    payload = {
        "session": SESSION,
        "gate_id": GATE_ID,
        "verdict": verdict,
        "value": str(value),
        "scheme": SCHEME,
        "convention": CONVENTION,
        "l_max": str(L_MAX),
        "audit_sha256": audit_sha,
        "content_sha256": content_sha,
        "schema_version": "S84+",
    }
    if companion_note:
        payload["companion_note"] = companion_note
    if extra_rows:
        payload["extra_rows"] = list(extra_rows)
    print("<<<EMIT_VERDICT_PAYLOAD>>>")
    print(json.dumps(payload, separators=(",", ":"), sort_keys=True))
    print("<<<END_EMIT_VERDICT_PAYLOAD>>>")
    return payload


# ---------------------------------------------------------------------------
# Section 10 -- Main
# ---------------------------------------------------------------------------
def main() -> int:
    t0 = time.time()
    print(f"=== {GATE_ID} ===")
    print(f"  torch GPU available: {_HAS_TORCH}")
    pins = log_input_pins(INPUT_FILES)
    audit_sha, content_sha = compute_dual_sha(THIS, CANONICAL_PATH, pins)
    print(f"  audit_sha256  = {audit_sha}")
    print(f"  content_sha256= {content_sha}")

    res = compute()
    composite, mass_grp = verdict_from(res)

    print("\n=== VERDICT ===")
    print(f"  mass_grp = {mass_grp}/6  => composite = {composite}")

    make_plot(res, composite)

    # value payload (no single-quote chars)
    value = (
        f"mass_grp={mass_grp}/6;"
        f"slots[1u/d={res['ld_ud']:.3f},2c/s={res['ld_cs']:.3f},3t/b={res['ld_tb']:.3f},"
        f"4up-inh={res['up_band_recheck']},5s/d={res['ld_sd']:.3f}dex,6Vus={res['V_us_fw']:.4f}];"
        f"down-texture(rho13d={res['rho13_down']:.3g},rho23d={res['rho23_down']:.3g},"
        f"|w12d|={res['w12_down']:.3e},theta_d={res['theta_down']:.3f});"
        f"r_sd={res['r_sd_fit']:.4g}_vs_{R_SD_PDG:.4g}(ld{res['ld_sd']:.3f});"
        f"Vus={res['V_us_fw']:.4f}_vs_0.225(band[{VUS_LO},{VUS_HI}]:{res['vus_in_band']});"
        f"Jconj={'RESOLVED' if res['jconjugacy_resolved'] else 'HELD'}"
        f"({res['n_samegen_pass']}/3,Ld/Lu={res['Lambda_d_over_u']:.3g});"
        f"down_loggap_9/5->{res['gap_down_pdg']:.3f};baseline2/6"
    )

    np.savez(
        OUT_NPZ,
        value=value,
        mass_grp=mass_grp, composite=composite,
        # inherited up texture
        up_S0_held=res["up_S0_held"], up_rho13=res["up_rho13"], up_rho23=res["up_rho23"],
        up_w12=res["up_w12"], up_theta=res["up_theta"],
        up_r_cu=res["up_r_cu"], up_r_tc=res["up_r_tc"],
        up_band_ok_inherited=res["up_band_ok_inherited"], up_band_recheck=res["up_band_recheck"],
        S0_held=res["S0_held"], S0_consistent_with_up=res["S0_consistent_with_up"],
        # walls
        gap_diag_casimir_lock=res["gap_diag_casimir_lock"],
        gap_down_pdg=res["gap_down_pdg"], gap_up_pdg=res["gap_up_pdg"],
        samegen_span=res["samegen_span"], best_single_LuLd_geo=res["best_single_LuLd_geo"],
        # down texture fit
        w12_down=res["w12_down"], rho13_down=res["rho13_down"], rho23_down=res["rho23_down"],
        theta_down=res["theta_down"], resid_down_max=res["resid_down_max"],
        r_sd_fit=res["r_sd_fit"], r_bs_fit=res["r_bs_fit"], ld_sd=res["ld_sd"],
        # scale fit
        m_up_dimless=res["m_up_dimless"], m_down_dimless=res["m_down_dimless"],
        Lambda_u_over_d=res["Lambda_u_over_d"], Lambda_d_over_u=res["Lambda_d_over_u"],
        scale_fit_rms_log=res["scale_fit_rms_log"], samegen_pred=res["samegen_pred"],
        ld_ud=res["ld_ud"], ld_cs=res["ld_cs"], ld_tb=res["ld_tb"],
        n_samegen_pass=res["n_samegen_pass"],
        jconjugacy_resolved=res["jconjugacy_resolved"], jconjugacy_held=res["jconjugacy_held"],
        # CKM
        V_us_fw=res["V_us_fw"], V_ckm_abs=res["V_ckm_abs"],
        vus_in_band=res["vus_in_band"], ld_vus=res["ld_vus"],
        # PDG targets
        R_UD_PDG=R_UD_PDG, R_CS_PDG=R_CS_PDG, R_TB_PDG=R_TB_PDG,
        R_CU_PDG=R_CU_PDG, R_TC_PDG=R_TC_PDG, R_SD_PDG=R_SD_PDG, R_BS_PDG=R_BS_PDG,
        V_us_PDG=float(V_us_PDG), V_us_sigma_PDG=float(V_us_sigma_PDG),
        C2_VEC=C2_VEC, triality_vec=TRIALITY_VEC, tower_pq=np.array(TOWER_PQ), tau=TAU,
        LD_BAND_DEX=LD_BAND_DEX, MASS_GRP_PASS=MASS_GRP_PASS, MASS_GRP_INFO=MASS_GRP_INFO,
        VUS_LO=VUS_LO, VUS_HI=VUS_HI,
        slot_pass_keys=np.array(list(res["slot_pass"].keys())),
        slot_pass_vals=np.array(list(res["slot_pass"].values())),
        scheme=SCHEME, convention=CONVENTION, L_max=L_MAX,
        audit_sha256=audit_sha, content_sha256=content_sha,
    )

    tag = emit_4tuple(value, SCHEME, CONVENTION, L_MAX)
    print("\n" + tag)

    companion = (
        f"FULL-FLAVOR extension of S110-CF2-YUK-EPSLX up-sector texture to down-sector "
        f"+ CKM; mass_grp={mass_grp}/6 (PASS>=5); down log-gap 9/5 broken to "
        f"{res['gap_down_pdg']:.3f} by {{rho13^d,rho23^d}}; V_us={res['V_us_fw']:.4f} from "
        f"U_up^dag U_down misalignment; J-conjugacy "
        f"{'RESOLVED' if res['jconjugacy_resolved'] else 'HELD'} "
        f"({res['n_samegen_pass']}/3 same-gen, single Lambda_d/Lambda_u)"
    )
    extra = [
        (f"# DOWN-texture: rho13^d={res['rho13_down']:.4f} rho23^d={res['rho23_down']:.4f} "
         f"|w12^d|={res['w12_down']:.4e} theta_d={res['theta_down']:.4f}; "
         f"r_sd={res['r_sd_fit']:.4g} (PDG {R_SD_PDG:.4g}, ld {res['ld_sd']:.4f} dex SLOT5) # {GATE_ID}"),
        (f"# SAME-GEN J-conjugacy lock: Lambda_d/Lambda_u={res['Lambda_d_over_u']:.4g}; "
         f"PDG span {res['samegen_span']:.0f}x crosses unity => single scale hits "
         f"{res['n_samegen_pass']}/3 (slots 1,2,3 ld {res['ld_ud']:.3f}/{res['ld_cs']:.3f}/{res['ld_tb']:.3f}); "
         f"HELD-NUMBER = up<->down fiber-charge splitting, VII.BL multiplicity-bundle blind # {GATE_ID}"),
        (f"# CKM: |V_us|^FW={res['V_us_fw']:.4f} (PDG {float(V_us_PDG):.4f}, window "
         f"[{VUS_LO},{VUS_HI}] in-band={res['vus_in_band']} SLOT6); arg(w) lives in "
         f"U_up^dag U_down (S99 four-lens), NOT in masses # {GATE_ID}"),
        (f"# triality selection rule (VII.BL teeth): t(1,0)/t(1,1)/t(3,0)=1/0/0; "
         f"1<->3 mixing needs t(O)=1 (triality-odd), forbidden for any LI op; non-LI "
         f"eps_LX supplies it (S98-W3-1 existence-PROVEN); regulator_pin=N/A "
         f"(representation-theoretic, no Seeley-DeWitt a_n) # {GATE_ID}"),
        (f"# capstone #7: do NOT tag the full hierarchy DERIVED unless composite=PASS; "
         f"mass_grp={mass_grp}/6 composite={composite}; "
         f"NON-PROMOTION-BY-HELD-NUMBER (undischarged-magnitude-bound differentia) iff INFO # {GATE_ID}"),
    ]

    print_verdict_payload(composite, value, audit_sha, content_sha,
                          companion_note=companion, extra_rows=extra)

    wall = time.time() - t0
    print(f"\n=== {GATE_ID}: {composite} (wall {wall:.2f}s) ===")
    return 0


if __name__ == "__main__":
    sys.exit(main())
